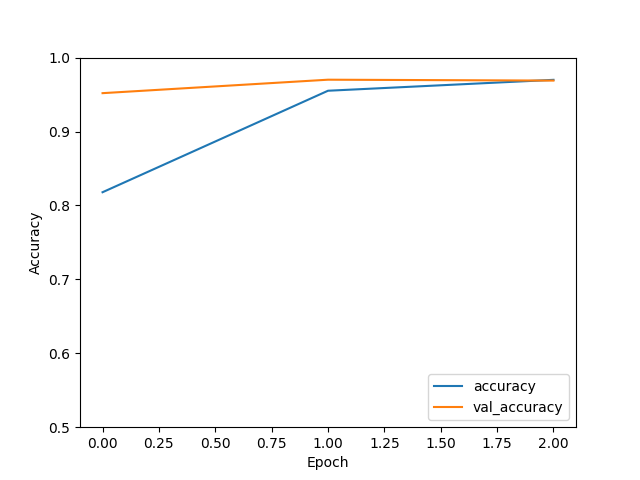

This figure's Python source:
import matplotlib.pyplot as plt
from tensorflow.keras import datasets, layers, models

(x_train, y_train), (x_test, y_test) = datasets.mnist.load_data()
x_train, x_test = x_train/255.0, x_test/255.0

model = models.Sequential([
    layers.LSTM(32, input_shape=(28, 28), activation='relu', return_sequences=True),
    layers.LSTM(32, input_shape=(28, 28), activation='relu'),
    layers.Dense(32, activation='relu'),
    layers.Dense(10, activation='softmax')
])

model.summary()
model.compile(optimizer='adam', loss='sparse_categorical_crossentropy', metrics=['accuracy'])

history = model.fit(x_train, y_train, epochs=3, validation_data=(x_test, y_test), batch_size=64)
test_loss, test_acc = model.evaluate(x_train, y_train, batch_size=64)

plt.plot(history.history['acc'], label='accuracy')
plt.plot(history.history['val_acc'], label='val_accuracy')
plt.xlabel('Epoch')
plt.ylabel('Accuracy')
plt.ylim([0.5, 1])
plt.legend(loc='lower right')
plt.show()
